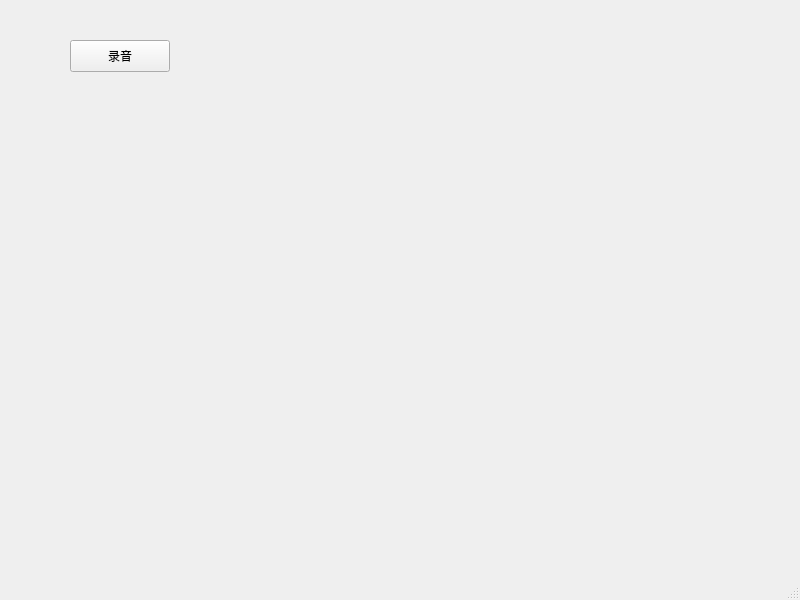
<?xml version="1.0" encoding="UTF-8"?>
<ui version="4.0">
 <class>MainWindow</class>
 <widget class="QMainWindow" name="MainWindow">
  <property name="geometry">
   <rect>
    <x>0</x>
    <y>0</y>
    <width>800</width>
    <height>600</height>
   </rect>
  </property>
  <property name="windowTitle">
   <string>MainWindow</string>
  </property>
  <widget class="QWidget" name="centralwidget">
   <widget class="QPushButton" name="audioButton">
    <property name="geometry">
     <rect>
      <x>70</x>
      <y>40</y>
      <width>100</width>
      <height>32</height>
     </rect>
    </property>
    <property name="text">
     <string>录音</string>
    </property>
   </widget>
  </widget>
  <widget class="QMenuBar" name="menubar">
   <property name="geometry">
    <rect>
     <x>0</x>
     <y>0</y>
     <width>800</width>
     <height>24</height>
    </rect>
   </property>
  </widget>
  <widget class="QStatusBar" name="statusbar"/>
 </widget>
 <resources/>
 <connections/>
</ui>
